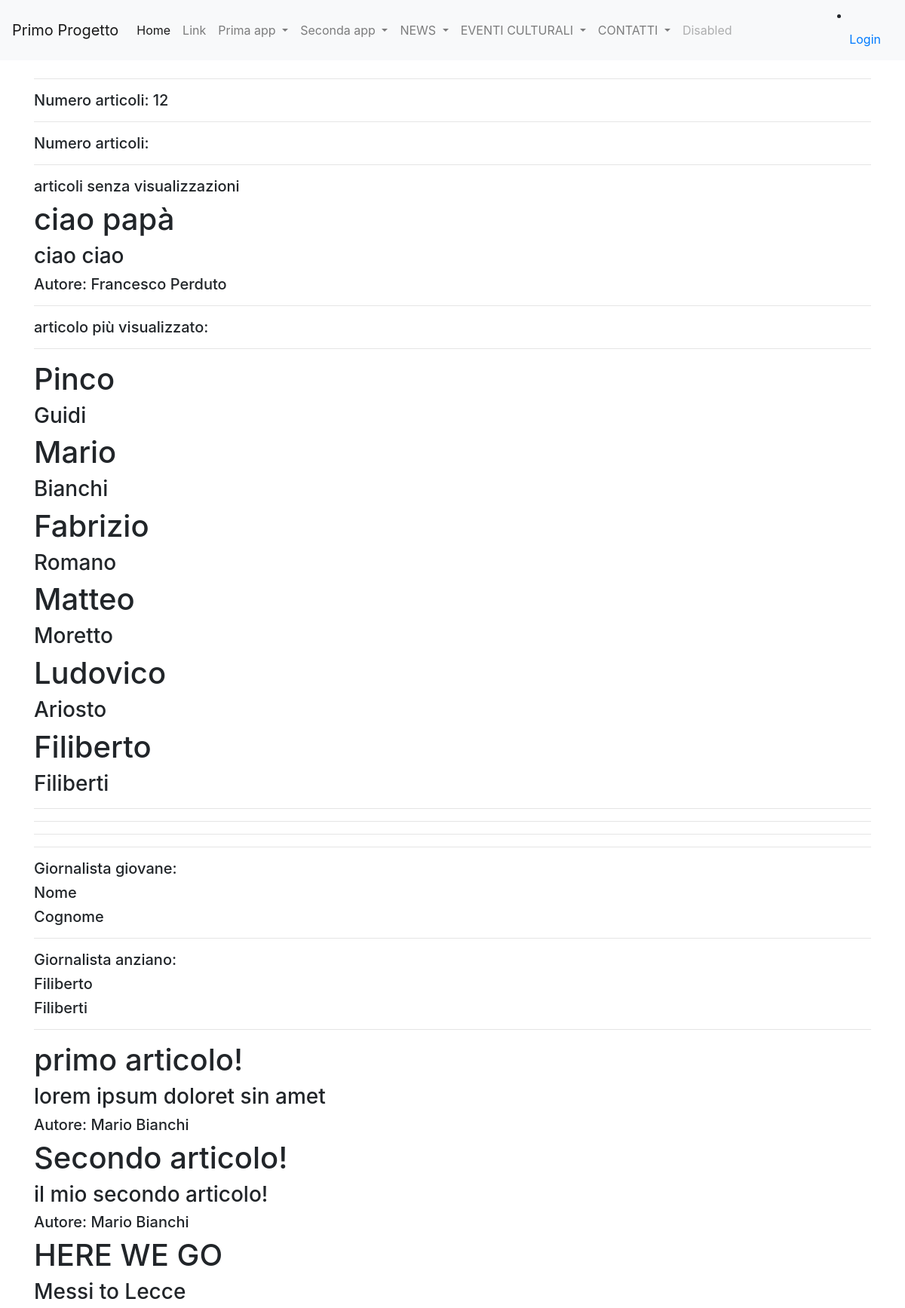
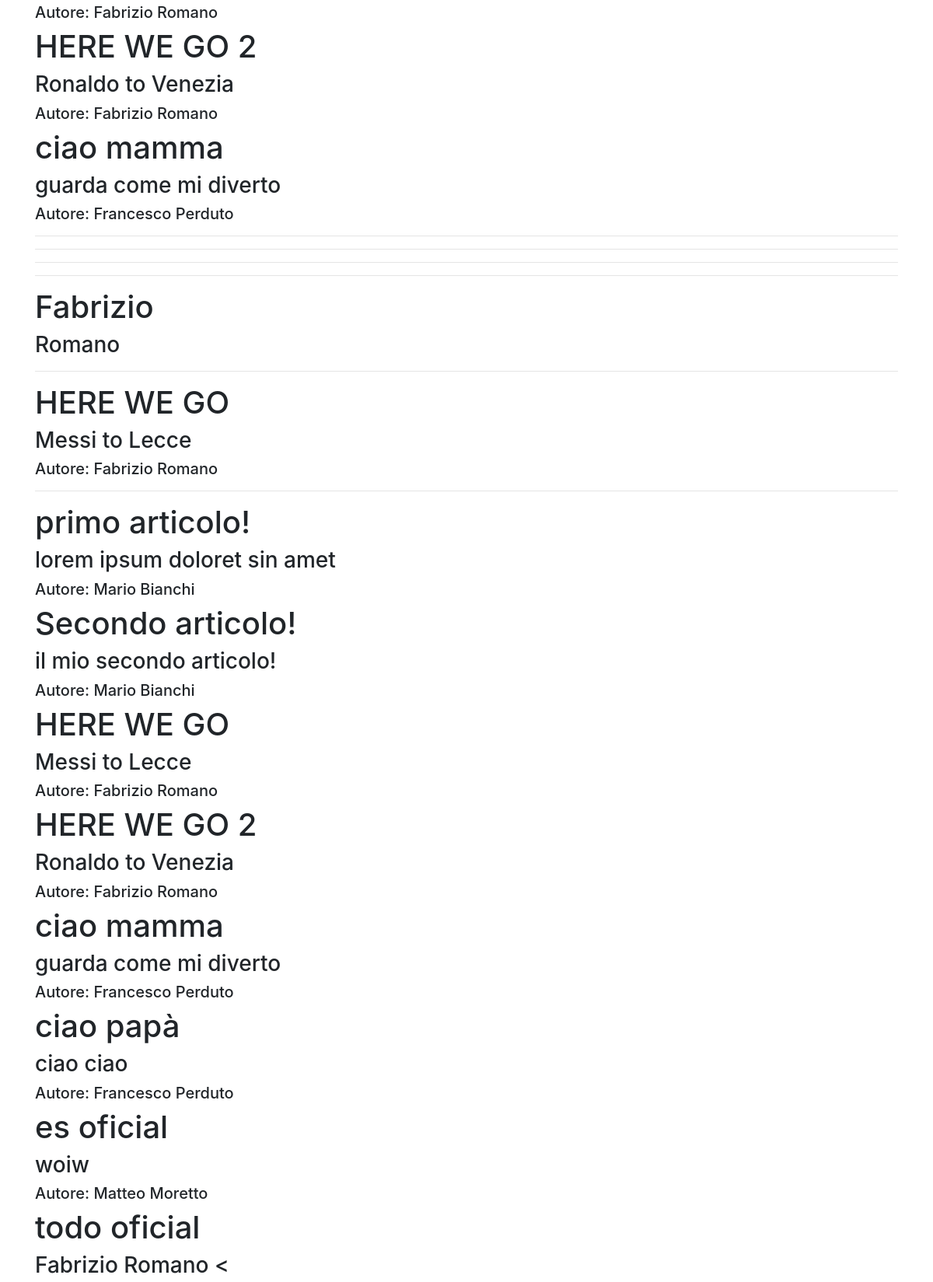
Page /query/ (upper part) on the committed database (2 pictures, top to bottom).
### news/models.py (models this page shows, shortened)
class Articolo(models.Model):
    titolo = models.CharField(max_length=100) #alcuni capi necessitano di parametri obbligatori
    contenuto = models.TextField()
    giornalista = models.ForeignKey(Giornalista, on_delete=models.CASCADE, related_name="articoli")
    visualizzazioni = models.IntegerField(blank=True, default=0)
    data = models.DateField(default=datetime.now(), blank=True)
    class Meta:
        verbose_name = "Articolo"
        verbose_name_plural = "Articoli"

class Giornalista(models.Model):
    nome = models.CharField(max_length=20)
    cognome = models.CharField(max_length=20)
    anno_di_nascita = models.DateField(max_length=10, default=datetime.now(), blank=True)
    def __str__(self):
        return self.nome + " " + self.cognome
    class Meta:
        verbose_name = "Giornalista"
        verbose_name_plural = "Giornalisti"

### news/views.py (the view)
# urls.py: path("query/", queryBase, name="query"),
def queryBase(request):
    articoli_cognome = Articolo.objects.filter(giornalista__cognome='Rossi')
    numero_totale_articoli = Articolo.objects.count()
    giornalista_2 = Giornalista.objects.get(id=2)
    numero_articoli_giornalista_1 = Articolo.objects.filter(giornalista=giornalista_2).count()
    articoli_ordinati = Articolo.objects.order_by('-visualizzazioni').first()
    articoli_senza_visualizzazioni = Articolo.objects.filter(visualizzazioni=0)
    articolo_piu_visualizzato = Articolo.objects.order_by('-visualizzazioni').first()
    giornalisti_data = Giornalista.objects.filter(anno_di_nascita__gt=datetime.date(1990,1,1))
    articoli_del_giorno = Articolo.objects.filter(data=datetime.date(2023,1,1))
    articoli_periodo = Articolo.objects.filter(data__range=(datetime.date(2023,1,1), datetime.date(2023,12,31)))
    giornalisti_nati = Giornalista.objects.filter(anno_di_nascita__lt=datetime.date(1980,1,1))
    articoli_giornalisti = Articolo.objects.filter(giornalista__in=giornalisti_nati)
    giornalista_giovane = Giornalista.objects.order_by('anno_di_nascita').first()
    giornalista_anziano = Giornalista.objects.order_by('-anno_di_nascita').first()
    ultimi = Articolo.objects.order_by('-data')[:5]
    articoli_minime_visualizzazioni = Articolo.objects.filter(visualizzazioni__gte=100)
    articoli_parola = Articolo.objects.filter(titolo__icontains='importante')
    articoli_mese_anno = Articolo.objects.filter(data__month=1, data__year=2023)
    giornalisti_con_articoli_popolari = Giornalista.objects.filter(articoli__visualizzazioni__gte=100).distinct()
    """
    Giornalista.objects: inizia dalla classe del modello giornalista.
    .filter(articoli__visualizzazioni__gte=100): utilizza il metodo filter() per filtrare i giornalisti in
    base al campo visualizzazioni nel modello Articolo. La notazione articoli__visualizzazioni indica che si sta
    seguendo la relazione inversa dalla classe Giornalista alla classe ARticolo attraverso il campo ForeignKey giornalista
    nel modello Articolo.
    .distinct(): è  un metodo che assicura che i risultati siano distinti, eliminando eventuali duplicati.
    In questo caso, ciò è utile perchè un giornalista potrebbe essere associato a più articoli che soddisfano il criterio,
    e vogliamo ottenere solo una volta ogni giornalista che ha scritto almeno un articolo popolare.
    """
    data = datetime.date(1990,1,1)
    visualizzazioni = 50
    articoli_con_and = Articolo.objects.filter(giornalista__anno_di_nascita__gt=data, visualizzazioni__gte=visualizzazioni)
    from django.db.models import Q
    articoli_con_or = Articolo.objects.filter(Q(giornalista__anno_di_nascita__gt=data) | Q(visualizzazioni__lte=visualizzazioni))
    articoli_con_not = Articolo.objects.filter(~Q(giornalista__anno_di_nascita__lt=data))
    articoli_con_not = Articolo.objects.exclude(giornalista__anno_di_nascita__lt = data)
    context = {
        'articoli_cognome': articoli_cognome,
        'numero_totale_articoli': numero_totale_articoli,
        'numero_articoli_giornalista_1':numero_articoli_giornalista_1,
        'articoli_ordinati':articoli_ordinati,
        'articoli_senza_visualizzazioni':articoli_senza_visualizzazioni,
        'articolo_piu_visualizzato':articolo_piu_visualizzato,
        'giornalisti_data':giornalisti_data,
        'articoli_del_giorno':articoli_del_giorno,
        'articoli_periodo':articoli_periodo,
        'articoli_giornalisti':articoli_giornalisti,
        'giornalista_giovane':giornalista_giovane,
        'giornalista_anziano':giornalista_anziano,
        'ultimi':ultimi,
        'articoli_minime_visualizzazioni':articoli_minime_visualizzazioni,
        'articoli_parola':articoli_parola,
        'articoli_mese_anno':articoli_mese_anno,
        'giornalisti_con_articoli_popolari':giornalisti_con_articoli_popolari,
        'articoli_con_and':articoli_con_and,
        'articoli_con_or':articoli_con_or,
        'articoli_con_not':articoli_con_not,
    }
    return render(request,'query.html',context)

### news/templates/query.html (shortened to what this page needs)
{%extends 'base.html'%}
{% block content %}
<hr>
<h5>Numero articoli: {{numero_totale_articoli}}
</h5>
<hr>
<h5>Numero articoli: {{nArticoli_giornalista1}}
</h5>
<hr>
<h5>articoli senza visualizzazioni</h5>
{% for articolo in articoli_senza_visualizzazioni %}
<h1>{{articolo.titolo}}</h1>
<h3>{{articolo.contenuto}}</h3>
<h5>Autore: {{articolo.giornalista}}</h5>
{% endfor %}
<hr>
<h5>articolo più visualizzato: {{articoli_maxVis}}</h5>
<hr>
{% for giornalista in giornalisti_data %}
<h1>{{giornalista.nome}}</h1>
<h3>{{giornalista.cognome}}</h3>
{% endfor %}
<hr>
<hr>
<hr>
<hr>
<h5>Giornalista giovane: </h5>
<h5>{{giornalista_giovane.nome}}</h5>
<h5>{{giornalista_giovane.cognome}}</h5>
<hr>
<h5>Giornalista anziano: </h5>
<h5>{{giornalista_anziano.nome}}</h5>
<h5>{{giornalista_anziano.cognome}}</h5>
<hr>
{% for articolo in ultimi %}
<h1>{{articolo.titolo}}</h1>
<h3>{{articolo.contenuto}}</h3>
<h5>Autore: {{articolo.giornalista}}</h5>
{% endfor %}
<hr>
<hr>
<hr>
<hr>
{% for giornalista in giornalisti_con_articoli_popolari %}
<h1>{{giornalista.nome}}</h1>
<h3>{{giornalista.cognome}}</h3>
{% endfor %}
<hr>
{% for articolo in articoli_con_and %}
<h1>{{articolo.titolo}}</h1>
<h3>{{articolo.contenuto}}</h3>
<h5>Autore: {{articolo.giornalista}}</h5>
{% endfor %}
<hr>
{% for articolo in articoli_con_or %}
<h1>{{articolo.titolo}}</h1>
<h3>{{articolo.contenuto}}</h3>
<h5>Autore: {{articolo.giornalista}}</h5>
{% endfor %}
{% endblock content %}

### rows in the picture
Articolo: titolo "ciao papà", contenuto "ciao ciao", giornalista "Francesco Perduto"
Giornalista: nome "Pinco", cognome "Guidi"
Giornalista: nome "Mario", cognome "Bianchi"
Giornalista: nome "Fabrizio", cognome "Romano"
Giornalista: nome "Matteo", cognome "Moretto"
Giornalista: nome "Ludovico", cognome "Ariosto"
Giornalista: nome "Filiberto", cognome "Filiberti"
Giornalista: nome "Nome", cognome "Cognome"
Articolo: titolo "primo articolo!", contenuto "lorem ipsum doloret sin amet", giornalista "Mario Bianchi"
Articolo: titolo "Secondo articolo!", contenuto "il mio secondo articolo!", giornalista "Mario Bianchi"
Articolo: titolo "HERE WE GO", contenuto "Messi to Lecce", giornalista "Fabrizio Romano"
Articolo: titolo "HERE WE GO 2", contenuto "Ronaldo to Venezia", giornalista "Fabrizio Romano"
Articolo: titolo "ciao mamma", contenuto "guarda come mi diverto", giornalista "Francesco Perduto"
Articolo: titolo "es oficial", contenuto "woiw", giornalista "Matteo Moretto"
Articolo: titolo "todo oficial", contenuto "Fabrizio Romano <"

### other values in the picture
{{ numero_totale_articoli }} "12"
